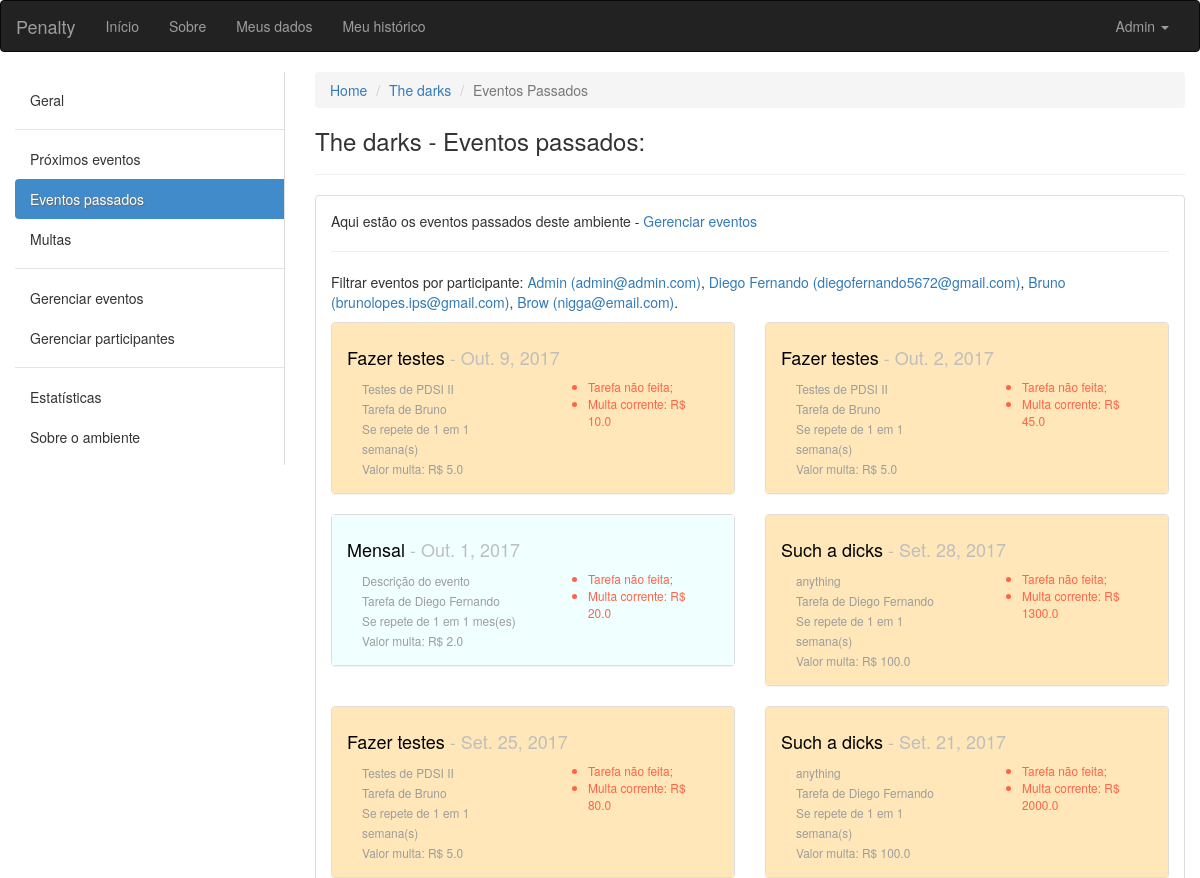
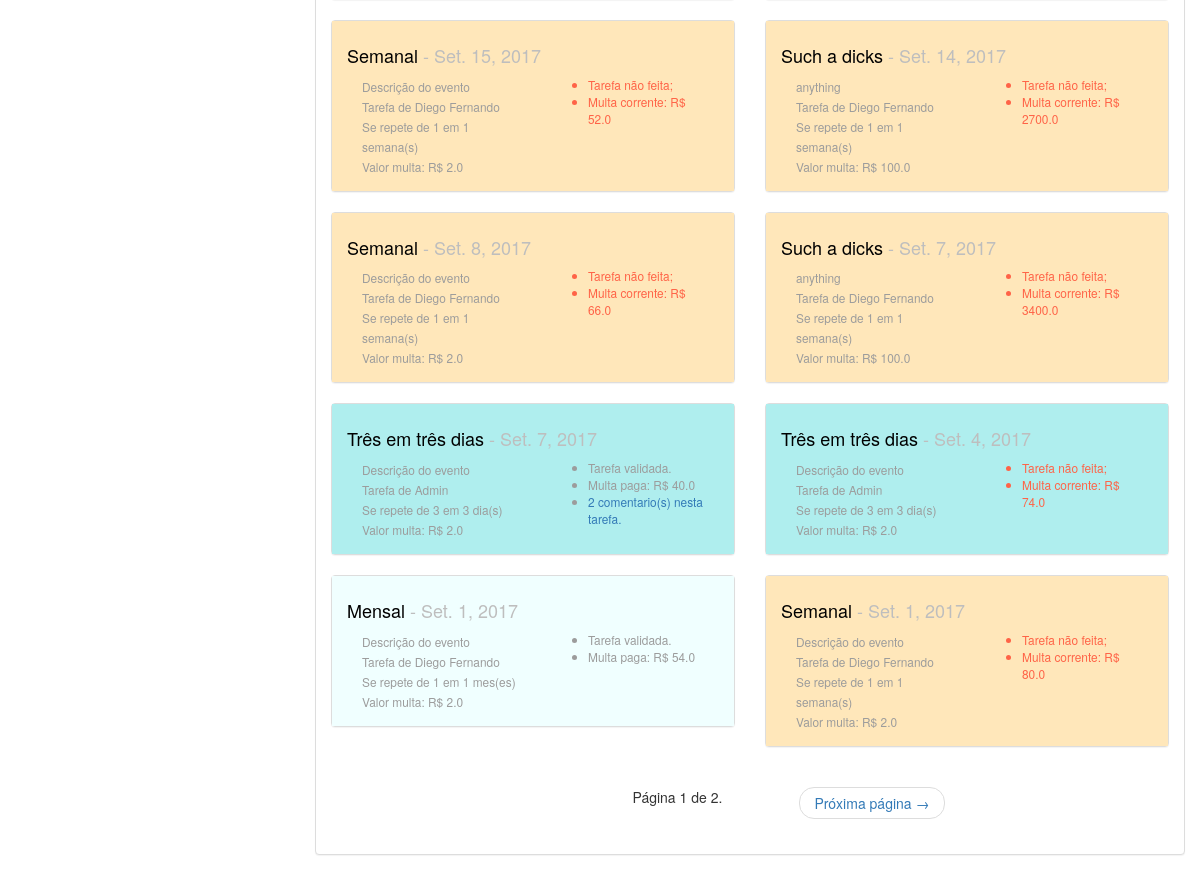
Page /ambiente/2/passados/ (signed in) on the earlier database version (2 pictures, top to bottom).
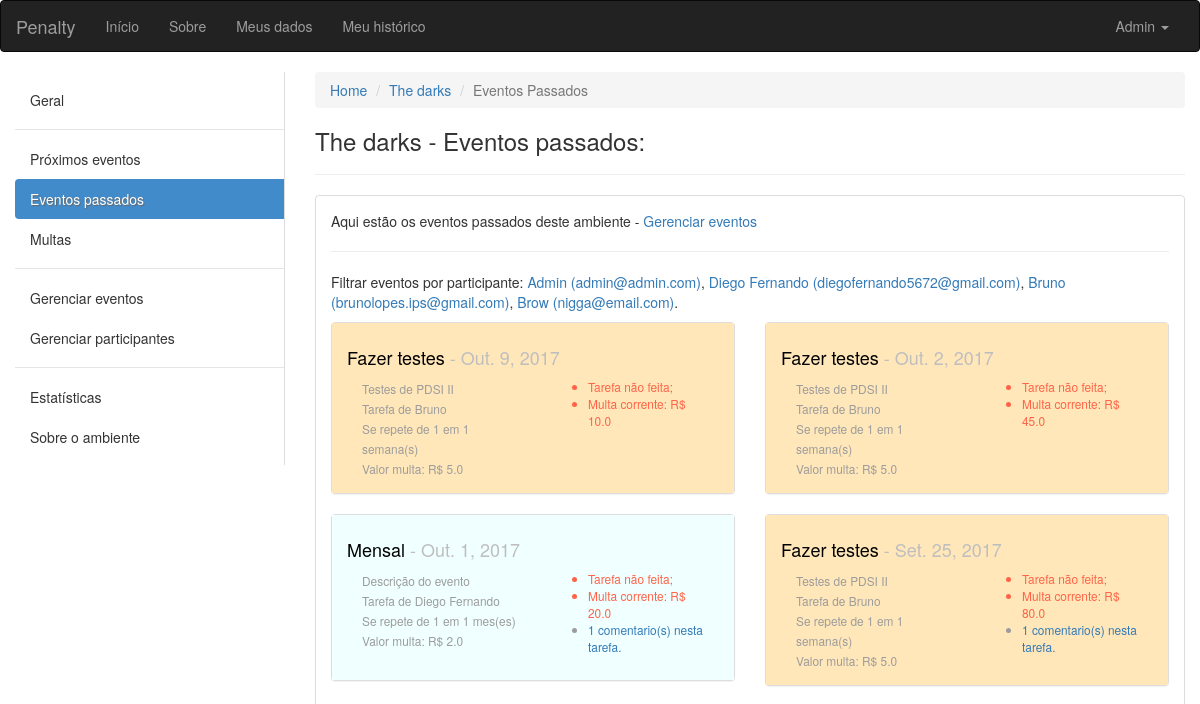
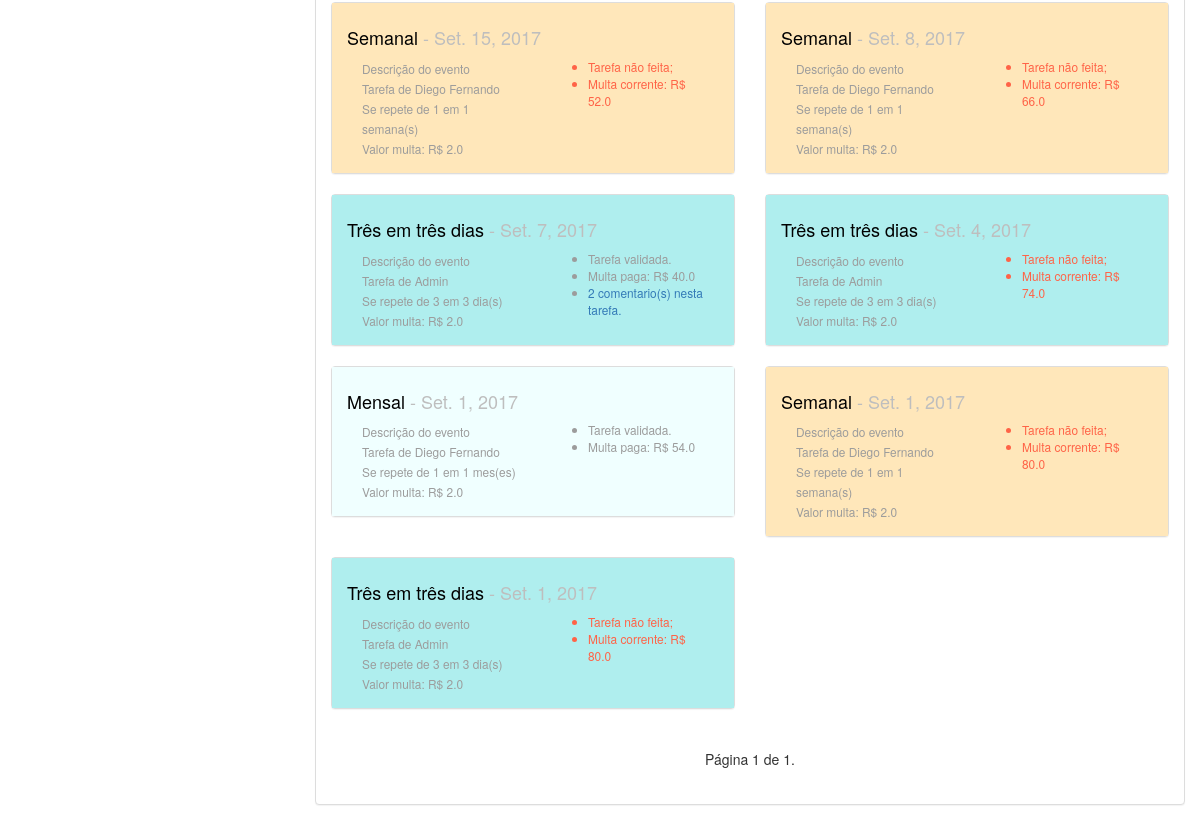
Same page on the later database version (2 pictures, top to bottom).
### ambiente/models.py (models this page shows, shortened)
class Evento(models.Model):
	INTERVALOS = (
        ('D', 'Dias'),
        ('S', 'Semanas'),
        ('M', 'Meses'),
    )
	nome = models.CharField(max_length=100, verbose_name='Nome', null=False, blank=False)
	descricao = models.CharField(max_length=100, verbose_name='Descrição', null=True, blank=False)
	criador = models.ForeignKey(User, verbose_name='Criador', null=False, blank=False, related_name='+', default=1)
	responsavel = models.ForeignKey(User, verbose_name='Responsavel pela tarefa', null=False, blank=False, related_name='+', default=1)
	ambiente = models.ForeignKey(Ambiente, verbose_name='Ambiente', null=False, blank=False, related_name='+')
	data_inicio = models.DateField(default=date.today)
	data_fim = models.DateField(verbose_name='Data de término')
	dia_evento = models.DateField()
	id_agrupador = models.IntegerField()
	valor_multa = models.FloatField(verbose_name='Valor da multa', blank=False, default=2.0)
	quantidade_intervalos_repeticao = models.IntegerField(verbose_name='Se repete em')
	intervalo = models.CharField(max_length=40, choices=INTERVALOS, null=False, blank=False)
	solicitacao_de_validacao = models.BooleanField(default=False)
	momento_da_solicitacao = models.DateTimeField(blank=True, null=True)
	def action_rules(self):
		if self.dia_evento > date.today():
			return False # Se a data do evento for futura não mostre botões
		elif self.solicitacao_de_validacao: # Se o responsável tiver solicitado...
			if self.momento_da_solicitacao.replace(day=self.momento_da_solicitacao.day + 2) > timezone.now():
				return 1 # Se houve solicitação, os outros usuários tem 2 dias a mais para refutar que o responsável não cumpriu com o dever
			return 2 # Passou os dois dias, tarefa validada
		else: # Se o responsável não tiver solicitado...
			if self.dia_evento == date.today():
				return 3 # Poderá solicitar cumprimento da tarefa
			elif self.dia_evento < date.today():
				return 4 # Multa está correndo
	def multa_corrente(self):
		if date.today() < self.dia_evento:
			return 0.0
		elif self.solicitacao_de_validacao:
			return self.valor_multa * (date(self.momento_da_solicitacao.year, self.momento_da_solicitacao.month, self.momento_da_solicitacao.day) - self.dia_evento).days
		else:
			return self.valor_multa * (date.today() - self.dia_evento).days

### ambiente/views.py (the view)
# urls.py: url(r'^(?P<pkambiente>[0-9]+)/passados/$', views.eventos_passados, name='eventos_passados'),
def eventos_passados(request, pkambiente):
	ambiente = get_object_or_404(Ambiente, pk=pkambiente)
	get_object_or_404(ambiente.participantes, pk=request.user.pk)
	tarefas = Evento.objects.filter(ambiente=ambiente).filter(dia_evento__lt=date.today()).order_by('dia_evento')[::-1]
	paginator = Paginator(tarefas, 14) # Mostra 15 contatos por página
	try:
		page = int(request.GET.get('page', '1'))
	except ValueError:
		page = 1
	try:
		lista = paginator.page(page)
	except (EmptyPage, InvalidPage):
		lista = paginator.page(paginator.num_pages)
	return render(request, 'eventos_passados.html', {'ambiente':ambiente, 'eventos':lista, 'participantes':User.objects.all()})

### ambiente/templatetags/aux_tags.py (called while the page is built)
@register.filter(name='typedata')
def typedata(value):
	if value == "D":
		return "dia(s)"
	elif value == "S":
		return "semana(s)"
	return "mes(es)"

@register.filter(name='coment')
def coment(value):
	return len(ComentariosDeEventos.objects.filter(evento=value))

### ambiente/templates/eventos_passados.html (shortened to what the changed rows need)
{% extends "base.html" %}
{% load aux_tags %}
{% block conteudo %}
<div class="container-fluid">
	<div class="row">
	<div class="col-sm-9">
		<div class="panel panel-default">
		  <div class="panel-body">
		  <p>Aqui estão os eventos passados deste ambiente - <a href="{% url 'ambiente:eventos' ambiente.pk %}">Gerenciar eventos</a></p>
		  <hr>
		  <p>Filtrar eventos por participante:
		  	{% for participante in participantes %}
		  		<a href="{% url 'ambiente:eventos_passados_por_participante' ambiente.pk participante.username %}">{{ participante.first_name }} ({{ participante.email }})</a>{% if participante != participantes.last %},
		  	{% else %}.
		  	{% endif %}
		  	{% endfor %}
		  <div class="row">
		  {% for evento in eventos %}
		  <div class="col-xs-12 col-sm-12 col-md-12 col-lg-6">
		  	<div class="panel panel-default">
		  	  {% if evento.intervalo == "D" %}
		  	  	<div class="panel-body dias">
		  	  {% elif evento.intervalo == "S" %}
		  	  	<div class="panel-body semanas">
		  	  {% else %}
		  	    <div class="panel-body meses">
		  	  {% endif %}
			    <h4><a href="{% url 'ambiente:tarefa' ambiente.pk evento.pk %}" class="titulopindex">{{ evento.nome }}</a><span class="pCinza"> - {{ evento.dia_evento }}</span></h4>
			    <div class="col-xs-12 col-sm-12 col-md-6 col-lg-6">
			    	<small class="pCinzaUser">
				    	{{ evento.descricao }}<br>
				    	Tarefa de {{ evento.responsavel.first_name }}<br>
				    	Se repete de {{ evento.quantidade_intervalos_repeticao }} em {{ evento.quantidade_intervalos_repeticao }} {{ evento.intervalo|typedata }}<br>
				    	Valor multa: R$ {{ evento.valor_multa }}<br>
			    	</small>
			    </div>
			    <div class="col-xs-12 col-sm-12 col-md-6 col-lg-6">
			    	<small class="pCinzaUser">
			    	<ul>
			    		{% if evento.action_rules == 1 %}
			    			<li style="color: #008B45;">Em validação...</li>
			    			{% if evento.multa_corrente > 0 %}
			    				<li style="color: #008B45;">Multa paga: R$ {{ evento.multa_corrente }}</li>
		    				{% endif %}
			    		{% elif evento.action_rules == 2 %}
			    			<li>Tarefa validada.</li>
			    			{% if evento.multa_corrente > 0 %}
			    				<li>Multa paga: R$ {{ evento.multa_corrente }}</li>
		    				{% endif %}
		    			{% elif evento.action_rules == 3 %}
			    			<li>Evento para hoje!</li>
			    		{% elif evento.action_rules == 4 %}
			    			<li style="color: #FF6347;">Tarefa não feita;</li>
			    			{% if evento.multa_corrente > 0 %}
			    				<li style="color: #FF6347;">Multa corrente: R$ {{ evento.multa_corrente }}</li>
		    				{% endif %}
			    		{% endif %}
			    		{% if evento|coment %}
			    			<li><a href="{% url 'ambiente:tarefa' ambiente.pk evento.pk %}">{{ evento|coment }} comentario(s) nesta tarefa.</a></li>
				    	{% endif %}
			    	</ul>
			    </small>
			    </div>
			  </div>
			</div>
		  </div>
		  {% empty %}
		  	<div class="container">
		  		<p>Não há nenhuma tarefa futura neste ambiente.</p>
		  	</div>
		  {% endfor %}
		  </div>
		  <div class="col-sm-6 col-sm-offset-3">
		  <nav aria-label="Page navigation">
			  <ul class="pager">
			    Página {{ eventos.number }} de {{ eventos.paginator.num_pages }}.
			    {% if eventos.has_next %}
			    	<li class="next"><a href="?page={{ eventos.next_page_number }}">Próxima página <span aria-hidden="true">&rarr;</span></a></li>
		        {% endif %}
			  </ul>
			</nav>
			</div>
		  </div>
		</div>
	</div>
</div>
{% endblock conteudo %}

### core/templates/base.html (shortened to what this page needs)
{% load staticfiles %}
<!DOCTYPE html>
<html lang="pt-br">
  <head>
    <link rel="stylesheet" href="{% static 'css/bootstrap.min.css' %}">
    <link rel="stylesheet" href="{% static 'css/custom.css' %}">
  </head>
  <body>
    <nav class="navbar navbar-inverse">
      <div class="container-fluid">
      <div class="navbar-header">
        <a class="navbar-brand" href="/">Penalty</a>
      </div>
      <div class="collapse navbar-collapse" id="bs-example-navbar-collapse-1">
        <ul class="nav navbar-nav">
          <li><a href="/">Início</a></li>
          <li><a href="#">Sobre</a></li>
          <li><a href="#">Meus dados</a></li>
          <li><a href="#">Meu histórico</a></li>
        </ul>
        {% if request.user.is_authenticated %}
        <ul class="nav navbar-nav navbar-right">
          <li class="dropdown">
            <a href="#" class="dropdown-toggle" data-toggle="dropdown" role="button" aria-haspopup="true" aria-expanded="false">{{ request.user.first_name }} <span class="caret"></span></a>
          </li>
        </ul>
        {% endif %}
      </div>
    </div>
    </nav>
    {% block conteudo %}
    {% endblock conteudo %}
  </body>
</html>

Differences in the rows shown:
removed Evento: nome "Such a dicks", dia_evento "Set. 28, 2017", descricao "anything", responsavel.first_name "Diego Fernando", quantidade_intervalos_repeticao "1", intervalo|typedata "semana(s)", valor_multa "100.0", multa_corrente "1300.0"
removed Evento: nome "Such a dicks", dia_evento "Set. 21, 2017", descricao "anything", responsavel.first_name "Diego Fernando", quantidade_intervalos_repeticao "1", intervalo|typedata "semana(s)", valor_multa "100.0", multa_corrente "2000.0"
removed Evento: nome "Such a dicks", dia_evento "Set. 14, 2017", descricao "anything", responsavel.first_name "Diego Fernando", quantidade_intervalos_repeticao "1", intervalo|typedata "semana(s)", valor_multa "100.0", multa_corrente "2700.0"
removed Evento: nome "Such a dicks", dia_evento "Set. 7, 2017", descricao "anything", responsavel.first_name "Diego Fernando", quantidade_intervalos_repeticao "1", intervalo|typedata "semana(s)", valor_multa "100.0", multa_corrente "3400.0"
shown differently, row unchanged: Evento "Out. 1, 2017": id (not shown) → "1"
shown differently, row unchanged: Evento "Set. 25, 2017": id (not shown) → "1"
now on this page (row unchanged): Evento: nome "Três em três dias", dia_evento "Set. 1, 2017", descricao "Descrição do evento", responsavel.first_name "Admin", quantidade_intervalos_repeticao "3", intervalo|typedata "dia(s)", valor_multa "2.0", multa_corrente "80.0"
Other differences:
{{ eventos.paginator.num_pages }}: "2" → "1"
text no longer shown: "Próxima página →"
